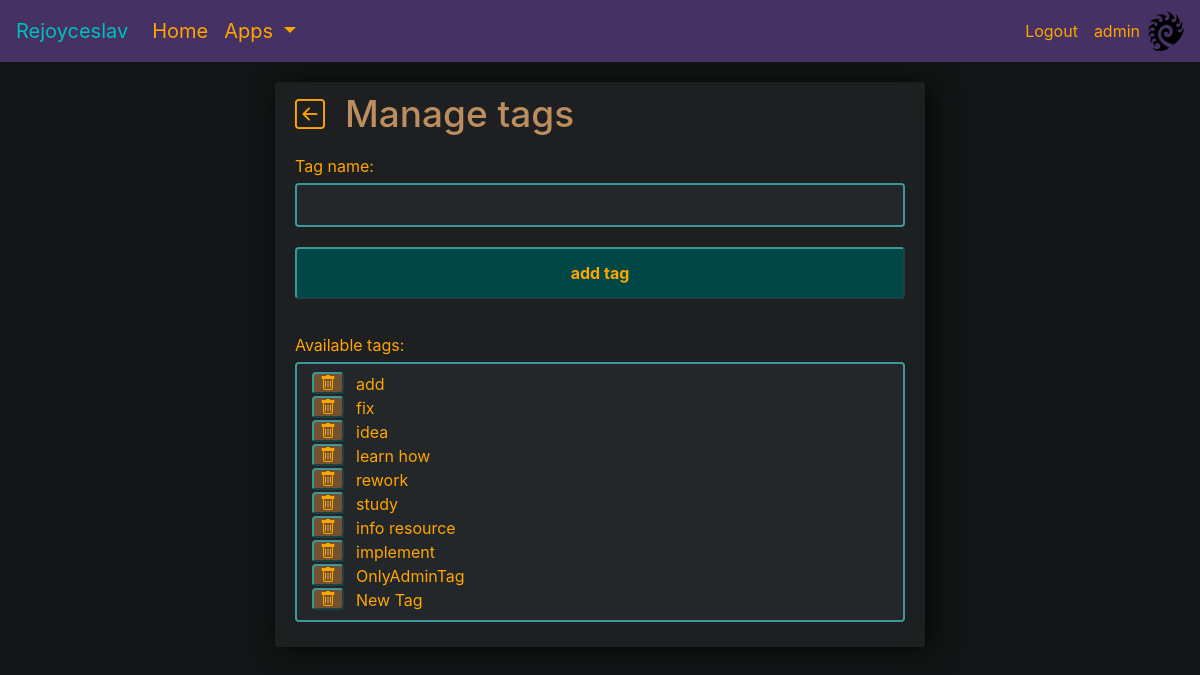
Page /tasks-tags (signed in) on the committed database.
### tasks/models.py (models this page shows)
class Tag(models.Model):
    user = models.ForeignKey(User, on_delete=models.PROTECT, null=True, blank=True)
    name = models.CharField(max_length=30, null=True, blank=False)
    def __str__(self):
        return self.name

### tasks/views.py (the view, shortened to what this page needs)
# urls.py: path('tasks-tags', AddTagView.as_view(), name='tasks_tags'),
class AddTagView(View):
    def get(self, request):  # get request comes here
        tags = Tag.objects.filter(user=self.request.user)
        form = AddTagForm()
        context = {
                    'tags': tags,
                    'form': form,
                   }
        return render(request, 'tasks/task_add_tag.html', context)

### tasks/forms.py
class AddTagForm(ModelForm):
    def __init__(self, *args, **kwargs):
        super().__init__(*args, **kwargs)
        self.fields['name'].widget.attrs.update({'class': 'input-dark', 'autofocus': 'True'})
    class Meta:
        model = Tag
        fields = ['name']

### tasks/templates/tasks/task_add_tag.html (shortened to what this page needs)
{% extends 'info_page.html' %}
{% block info_content %}
<div>
    <div style="display: flex; margin-bottom: 10px">
        <div class="tooltip-wrapper" style="display: flex">
            <a href="{% url 'tasks_list' %}"><i id="backButton" style="font-size: 30px; color: orange" class="bi-arrow-left-square"></i></a>
        </div>
        <h2 style="padding-left: 20px; font-size: 37px">Manage tags</h2>
    </div>
    <div style="margin-top: 10px">Tag name:</div>
        <div>
            <form method="POST" id="TagsForm">
                {{ form.name }}
            </form>
        </div>
        <div>
            <input form="TagsForm" class="btn-info" type="submit" value="add tag">
        </div>
    <div>
        <br>
        <span>Available tags:</span>
        <br>
        <div style="padding-left: 15px" class="input-dark">
            {% for tag in tags %}
                <div style="display: flex">
                    <form action="{% url 'tasks_delete_tag' tag.id %}">
                        <div class="tooltip-wrapper" style="display: flex">
                            <button class="btn-danger" id="inputDeleteButton" style="line-height: 16px;"><i class="bi-trash"></i></button>
                        </div>
                    </form>
                    <div class="separator-vertical"></div>
                    <div style="padding-left: 10px">{{ tag|linebreaksbr }}</div>
                </div>
            {% endfor %}
        </div>
    </div>
</div>
{% endblock info_content %}

### templates/base.html (shortened to what this page needs)
<!DOCTYPE html>
{% load static %}
<link rel="stylesheet" href="https://stackpath.bootstrapcdn.com/bootstrap/4.3.1/css/bootstrap.min.css"
>
<link rel="stylesheet" href="https://cdn.jsdelivr.net/npm/bootstrap-icons@1.5.0/font/bootstrap-icons.css">
<link rel="stylesheet" href="{% static 'dark_green_orange_style.css' %}">
<link href="{% static 'js/jquery-ui-1.12.1/jquery-ui.min.css' %}" rel="stylesheet">
<link href="{% static 'js/jquery-ui-1.12.1/jquery-ui.structure.min.css' %}" rel="stylesheet">
<link href="{% static 'js/jquery-ui-1.12.1/jquery-ui.theme.min.css' %}" rel="stylesheet">
<link rel="stylesheet" href="https://cdn.jsdelivr.net/npm/@mdi/font@5.9.55/css/materialdesignicons.min.css">
<html lang="en">
<head>
</head>
<body>
<nav class="navbar navbar-expand-lg navbar-dark bg-dark">
  <span class="navbar-brand">Rejoyceslav</span>
  <div class="collapse navbar-collapse" id="navbarSupportedContent">
    <ul class="navbar-nav mr-auto">
      <li class="nav-item active">
        <a class="nav-link" href="{% url 'home' %}">Home <span class="sr-only">(current)</span></a>
      </li>
      <li class="nav-item dropdown">
        <a class="nav-link dropdown-toggle" href="#" id="navbarDropdown" role="button" data-toggle="dropdown" aria-haspopup="true" aria-expanded="false">
          Apps
        </a>
      </li>
    </ul>
    <ul class="navbar-nav">
      {% if user.is_authenticated %}
      <li class="nav-item">
        <a class="nav-link" href="{% url 'logout' %}" style="font-size: 16px">Logout</a>
      </li>
      <li class="nav-item">
        <a class="nav-link" href="{% url 'profile_main' %}" style="font-size: 16px">{{ request.user }}</a>
      </li>
      {% endif %}
      <li class="nav-item">
          <img src="{% static 'img/zerg_logo.png' %}">
      </li>
    </ul>
  </div>
</nav>
<div class="container-fluid">
  {% block content %}
  {% endblock content %}
</div>
</body>
</html>

### static/dark_green_orange_style.css (style rules this page uses)
.bg-dark { background-color: #453163 !important; }
.navbar-brand { color: #00bfbf !important; }
.nav-link { color: Orange !important; font-size: 20px; }
body { background-color: #131516; }
span { color: Orange; word-break: break-word; }
h1, h2, h3, h4, h5 { color: #bb8d5f; text-align: center; word-break: break-word; }
a:link { text-decoration: none; color: #00bfbf; }
input[type=submit] { width: 100%; padding: 12px 20px; margin: 10px 0; }
.input-dark { width: 100%; padding: 8px 10px; margin: 5px 0px 10px 0px; background-color: #242729; color: orange; box-sizing: border-box; border: 2px solid #3e9797; border-radius: 4px; resize: none; }
.btn-danger { background-color: #725230; border-radius: 4px; border-color: #3e9797; border-width: 2px; font-weight: bold; color: Orange !important; }
.btn-info { background-color: #004747; border-radius: 4px; border-color: #3e9797; border-width: 2px; font-weight: bold; color: Orange !important; }
.separator-vertical { border-left: 2px solid transparent; }
.tooltip-wrapper { -webkit-transform: translateZ(0); -webkit-font-smoothing: antialiased; }

### rows in the picture
Tag: name "add"
Tag: name "fix"
Tag: name "idea"
Tag: name "learn how"
Tag: name "rework"
Tag: name "study"
Tag: name "info resource"
Tag: name "implement"
Tag: name "OnlyAdminTag"
Tag: name "New Tag"

### other values in the picture
{{ request.user }} "admin"
